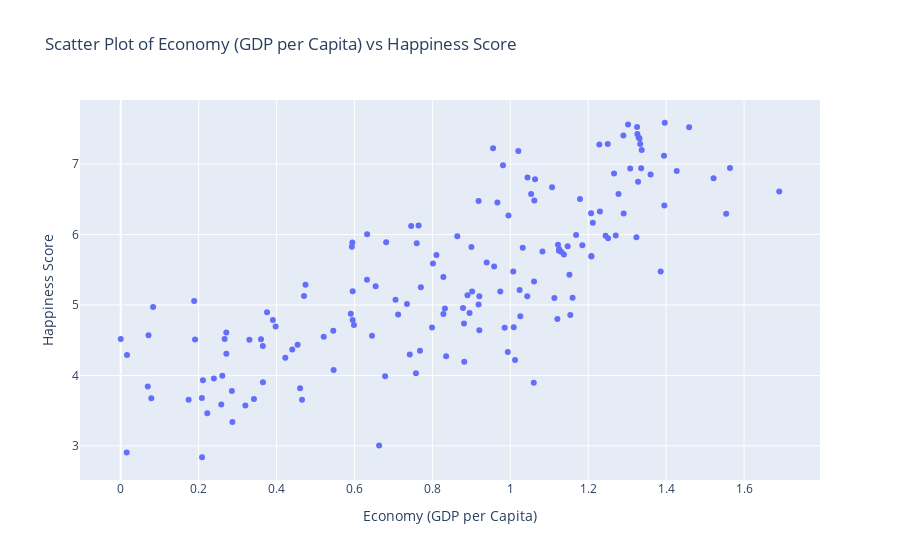

Source (notebook cell):
### Code cell
import plotly.express as pe

fig = pe.scatter(df, x='Economy (GDP per Capita)', y='Happiness Score', 
                 title='Scatter Plot of Economy (GDP per Capita) vs Happiness Score')

fig.show()

### Figure 1 — Plotly figure (JSON) as saved in the notebook; plotly's stock layout.template omitted (floating-point values rounded to 4 significant figures; data arrays with more than 128 entries replaced by an {"elided": "..."} marker saying what was removed)
{"data": [{"hovertemplate": "Economy (GDP per Capita)=%{x}<br>Happiness Score=%{y}<extra></extra>", "legendgroup": "", "marker": {"color": "#636efa", "symbol": "circle"}, "mode": "markers", "name": "", "orientation": "v", "showlegend": false, "type": "scatter", "x": {"elided": "158 float values"}, "xaxis": "x", "y": {"elided": "158 float values"}, "yaxis": "y"}], "layout": {"legend": {"tracegroupgap": 0}, "title": {"text": "Scatter Plot of Economy (GDP per Capita) vs Happiness Score"}, "xaxis": {"anchor": "y", "domain": [0, 1], "title": {"text": "Economy (GDP per Capita)"}}, "yaxis": {"anchor": "x", "domain": [0, 1], "title": {"text": "Happiness Score"}}}}
